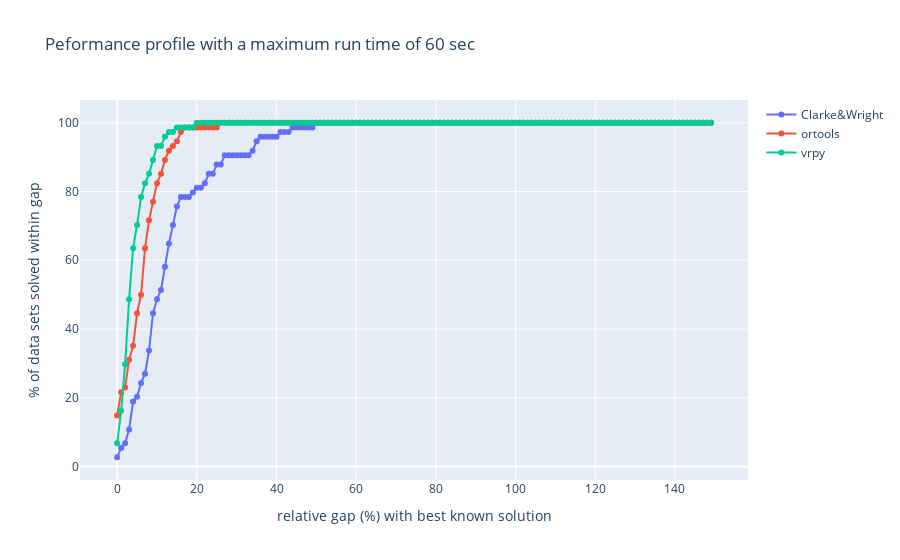

Notebook code cell kept with this figure:
### Code cell
fig = go.Figure()
for alg in within_gap:
    fig.add_trace(go.Scatter(x=relative_gap, y=within_gap[alg],
                        mode='lines+markers',
                        name=alg))
fig.update_layout(title='Peformance profile with a maximum run time of 100 sec',
                   xaxis_title='relative gap (%) with best known solution',
                   yaxis_title='% of data sets solved within gap')
fig.show()

### Figure 1 — Plotly figure (JSON) as saved in the notebook; plotly's stock layout.template omitted (floating-point values rounded to 4 significant figures; data arrays with more than 128 entries replaced by an {"elided": "..."} marker saying what was removed)
{"data": [{"mode": "lines+markers", "name": "Clarke&Wright", "type": "scatter", "x": {"elided": "150 int values"}, "y": {"elided": "150 float values"}}, {"mode": "lines+markers", "name": "ortools", "type": "scatter", "x": {"elided": "150 int values"}, "y": {"elided": "150 float values"}}, {"mode": "lines+markers", "name": "vrpy", "type": "scatter", "x": {"elided": "150 int values"}, "y": {"elided": "150 float values"}}], "layout": {"title": {"text": "Peformance profile with a maximum run time of 60 sec"}, "xaxis": {"title": {"text": "relative gap (%) with best known solution"}}, "yaxis": {"title": {"text": "% of data sets solved within gap"}}}}
